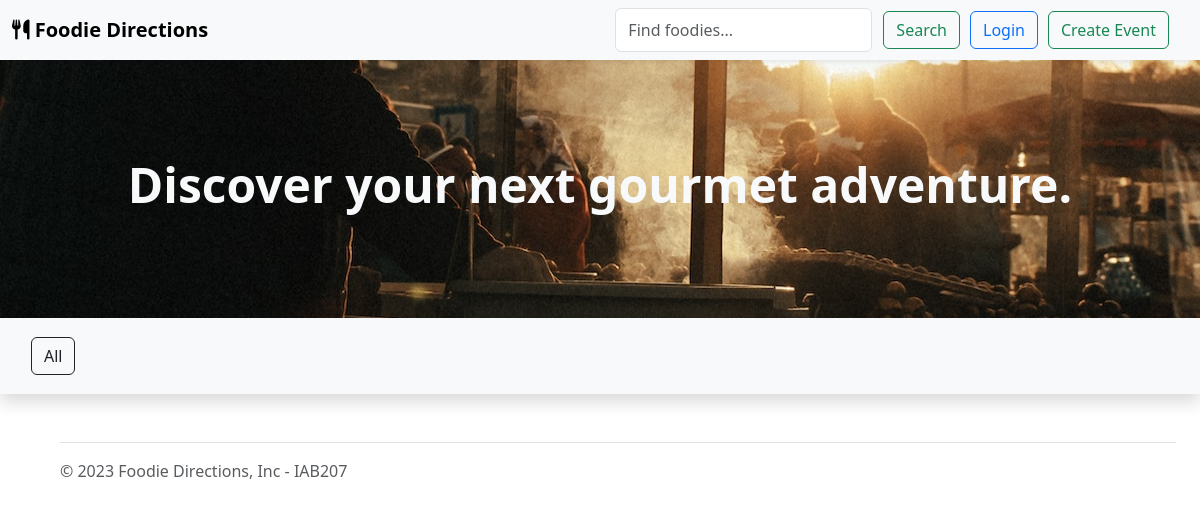
Before: / with the older database file.
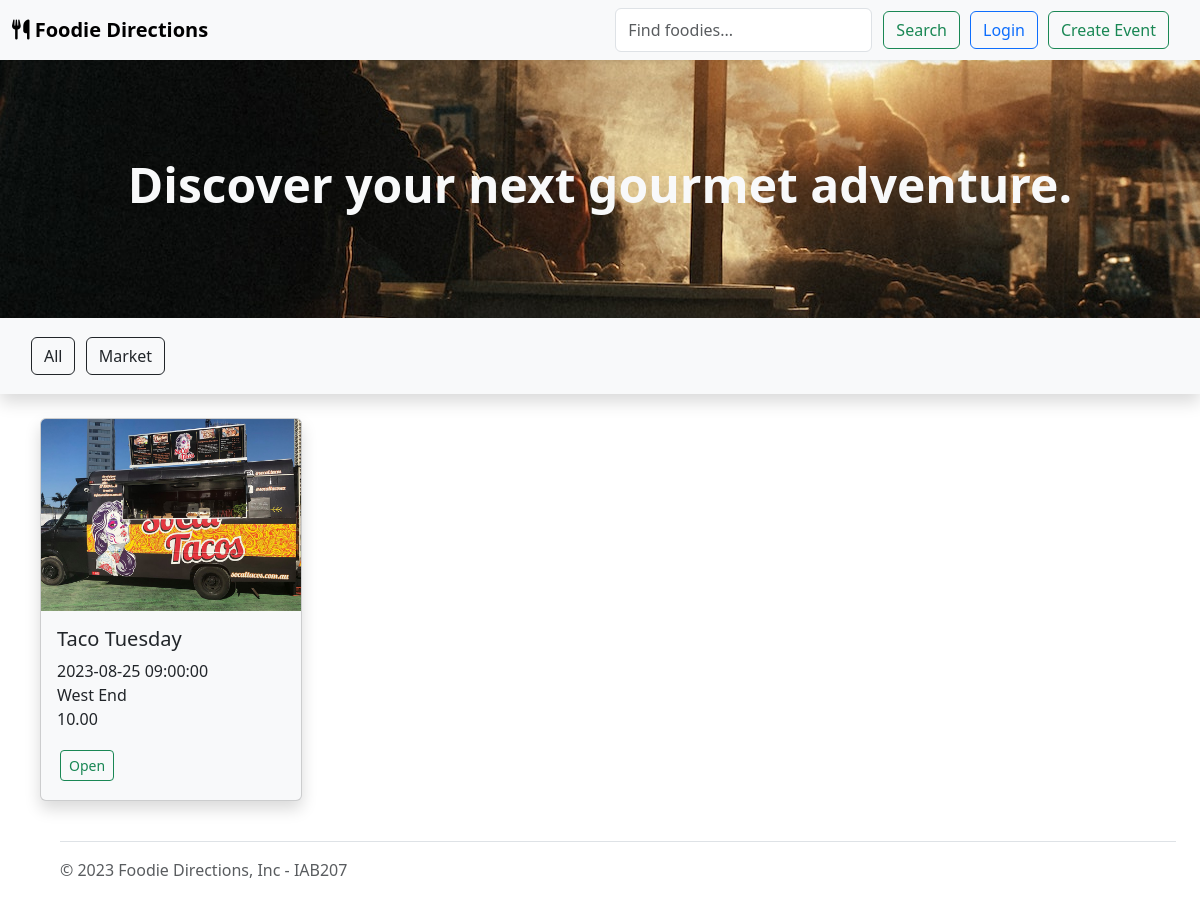
After: the same page with the newer database file.
### website/models.py (models this page shows, shortened)
class Event(db.Model):
    __tablename__ = 'events'
    id = db.Column(db.Integer, primary_key=True)
    title = db.Column(db.String(80), nullable=False)
    description = db.Column(db.String(200), nullable=False)
    image = db.Column(db.String(400))
    dateTime = db.Column(db.DateTime, nullable=False)
    price = db.Column(db.Numeric(precision=10, scale=2))
    ticketsAvailable = db.Column(db.Integer, nullable=False)
    locationName = db.Column(db.String(80), nullable=False)
    status = db.Column(db.String(20), default="Open", nullable=False)
    category = db.Column(db.String(20))
    user_id = db.Column(db.Integer, db.ForeignKey('users.id'), nullable=False)
    comments = db.relationship('Comment', backref='event')
    bookings = db.relationship('Booking', backref='event')

### website/views.py (the view)
@bp.route('/')
def index():
    events = db.session.scalars(db.select(Event)).all()
    categories = db.session.scalars(db.select(Event.category).distinct())
    return render_template('index.html', events=events, categories=categories)

### website/templates/index.html
{% extends 'base.html' %}
{% block header %}
    <div class="p-5 bg-light" style="background-image: url(../static/img/banner_img.jpg); background-position: center;">
        <div class="container-fluid py-5 text-center">
            <h1 class="display-5 fw-bold text-light">Discover your next gourmet adventure.</h1>
        </div>
    </div>
{% endblock %}
{% block content %}
<div class="container-fluid">
    <div class="row p-3 shadow bg-body-tertiary" id="categories">
        <div class="col-12">
            <div data-bs-spy="scroll" data-bs-smooth-scroll="true" class="horizontal-scroll" tabindex="0">
                <a type="button" class="btn btn-outline-dark" href="/#categories">All</a>
                {% for category in categories %}
                    <a type="button" class="btn btn-outline-dark" href="{{ url_for('main.category', category=category) }}#categories">{{ category }}</a>
                {% endfor %}
            </div>
        </div>
    </div>
    <div class="row mx-3 my-4">
        {% for event in events %}
        <div class="col-lg-3 col-md-4 col-sm-6 mb-3">
            <div class="card event-card shadow bg-body-tertiary">
                <img src="{{ event.image }}" class="card-img-top event-card-img" alt="...">
                <div class="card-body">
                    <h5 class="card-title">{{ event.title }}</h5>
                    <p class="card-text">{{ event.dateTime }}<br>{{ event.locationName }}<br>{{ event.price }}</p>
                    <a type="button" class="btn btn-outline-success btn-sm stretched-link" href="{{ url_for('main.event', id=event.id) }}">{{ event.status }}</a>
                </div>
            </div>
        </div>
        {% endfor %}
    </div>
</div>
{% endblock %}

### website/templates/base.html (shortened to what this page needs)
<html>
<head>
    <link href="https://cdn.jsdelivr.net/npm/bootstrap@5.3.0-alpha3/dist/css/bootstrap.min.css" rel="stylesheet">
    <link rel="stylesheet" href="../static/css/style.css">
</head>
<body>
    <header>
        <nav class="navbar navbar-expand-lg sticky-top bg-light shadow-sm">
            <div class="container-fluid">
                <a class="navbar-brand fw-bold" href="/">
                    <i class="fa-solid fa-utensils"></i>
                    Foodie Directions
                </a>
                <div class="offcanvas offcanvas-end" tabindex="-1" id="navbarOffcanvas" aria-labelledby="navbarOffcanvasLabel">
                    <div class="offcanvas-body">
                        <ul class="navbar-nav justify-content-end flex-grow-1 pe-3">
                            <li class="nav-item ms-md-1 mt-1 mt-md-0">
                                <form class="d-flex ms-auto mb-0">
                                    <input class="form-control me-2" type="search" placeholder="Find foodies..." aria-label="Search">
                                    <button class="btn btn-outline-success" type="submit">Search</button>
                                </form>
                            </li>
                            {% if current_user.is_authenticated %}
                                <li class="nav-item ms-md-1 mt-1 mt-md-0">
                                    <a type="button" class="btn btn-outline-primary" href="/user">Profile</a>
                                </li>
                                <li class="nav-item ms-md-1 mt-1 mt-md-0">
                                    <a type="button" class="btn btn-outline-danger" href="/logout">Logout</a>
                                </li>
                            {% else %}
                                <li class="nav-item ms-md-1 mt-1 mt-md-0">
                                    <a type="button" class="btn btn-outline-primary" href="/login">Login</a>
                                </li>
                            {% endif %}
                            <li class="nav-item ms-md-1 mt-1 mt-md-0">
                                <a type="button" class="nav-item btn btn-outline-success" href="/create">Create Event</a>
                            </li>
                        </ul>
                    </div>
                </div>
            </div>
        </nav>
        {% block header %}
        {% endblock %}
    </header>
    {% block content %}
    {% endblock %}
    <div class="container mx-lg-5">
        <footer class="footer d-flex flex-wrap justify-content-between align-items-center py-3 my-4 border-top">
            <div class="col-md-4 d-flex align-items-center">
                <span class="mb-3 mb-md-0 text-muted">&copy; 2023 Foodie Directions, Inc - IAB207</span>
            </div>
        </footer>
    </div>
</body>
</html>

### website/static/css/style.css (style rules this page uses)
.btn { margin: 3px; }
.horizontal-scroll { overflow: auto; white-space: nowrap; }
img.event-card-img { height: 12rem; object-fit: cover; }

Changed rows visible on the page:
added Event: image (picture), title "Taco Tuesday", dateTime "2023-08-25 09:00:00", locationName "West End", price "10.00", status "Open"
Other visible differences:
new list line: "Market"
